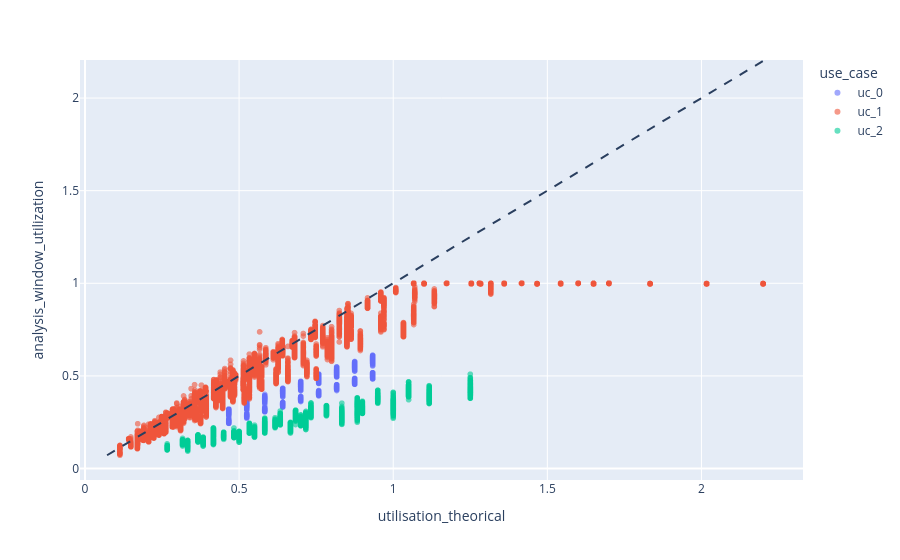

Write notebook code for a chart like this one.
### Code cell
fig = px.scatter(
    df_merged,
    x="utilisation_theorical",
    y="analysis_window_utilization",
    color="use_case",
    opacity=0.6,
    hover_data=[
        "use_case",
        "building_block",
        "operating_mode",
        "volume",
        "sample_index",
    ],
)
xmin = min(df_merged["utilisation_theorical"].min(), df_merged["analysis_window_utilization"].min())
xmax = max(df_merged["utilisation_theorical"].max(), df_merged["analysis_window_utilization"].max())

fig.add_shape(
    type="line",
    x0=xmin, y0=xmin,
    x1=xmax, y1=xmax,
    line=dict(dash="dash"),
)

fig.update_layout(
    xaxis_title="utilisation_theorical",
    yaxis_title="analysis_window_utilization",
)


fig.show()

### Figure 1 — Plotly figure (JSON) as saved in the notebook; plotly's stock layout.template omitted (floating-point values rounded to 4 significant figures; data arrays with more than 128 entries replaced by an {"elided": "..."} marker saying what was removed)
{"data": [{"customdata": {"elided": "1800x5 mixed values"}, "hovertemplate": "use_case=%{customdata[0]}<br>utilisation_theorical=%{x}<br>analysis_window_utilization=%{y}<br>building_block=%{customdata[1]}<br>operating_mode=%{customdata[2]}<br>volume=%{customdata[3]}<br>sample_index=%{customdata[4]}<extra></extra>", "legendgroup": "uc_0", "marker": {"color": "#636efa", "opacity": 0.6, "symbol": "circle"}, "mode": "markers", "name": "uc_0", "showlegend": true, "type": "scattergl", "x": {"elided": "1800 float values"}, "xaxis": "x", "y": {"elided": "1800 float values"}, "yaxis": "y"}, {"customdata": {"elided": "13500x5 mixed values"}, "hovertemplate": "use_case=%{customdata[0]}<br>utilisation_theorical=%{x}<br>analysis_window_utilization=%{y}<br>building_block=%{customdata[1]}<br>operating_mode=%{customdata[2]}<br>volume=%{customdata[3]}<br>sample_index=%{customdata[4]}<extra></extra>", "legendgroup": "uc_1", "marker": {"color": "#EF553B", "opacity": 0.6, "symbol": "circle"}, "mode": "markers", "name": "uc_1", "showlegend": true, "type": "scattergl", "x": {"elided": "13500 float values"}, "xaxis": "x", "y": {"elided": "13500 float values"}, "yaxis": "y"}, {"customdata": {"elided": "7200x5 mixed values"}, "hovertemplate": "use_case=%{customdata[0]}<br>utilisation_theorical=%{x}<br>analysis_window_utilization=%{y}<br>building_block=%{customdata[1]}<br>operating_mode=%{customdata[2]}<br>volume=%{customdata[3]}<br>sample_index=%{customdata[4]}<extra></extra>", "legendgroup": "uc_2", "marker": {"color": "#00cc96", "opacity": 0.6, "symbol": "circle"}, "mode": "markers", "name": "uc_2", "showlegend": true, "type": "scattergl", "x": {"elided": "7200 float values"}, "xaxis": "x", "y": {"elided": "7200 float values"}, "yaxis": "y"}], "layout": {"legend": {"title": {"text": "use_case"}, "tracegroupgap": 0}, "margin": {"t": 60}, "shapes": [{"line": {"dash": "dash"}, "type": "line", "x0": 0.0717, "x1": 2.2, "y0": 0.0717, "y1": 2.2}], "xaxis": {"anchor": "y", "domain": [0, 1], "title": {"text": "utilisation_theorical"}}, "yaxis": {"anchor": "x", "domain": [0, 1], "title": {"text": "analysis_window_utilization"}}}}
